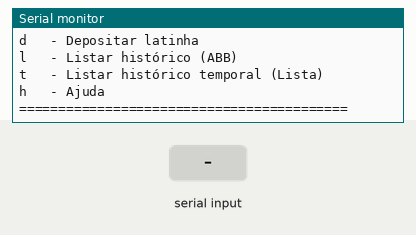
A sketch run on a simulated ESP32. Parts: the last lines printed to the serial monitor. The test bench sets the inputs (shaded band). WiFi joins after 1.5 s; servers stay silent unless stated.

Above: at 4.7 s.
4.8 s: "d" received over Serial
At 6.0 s:
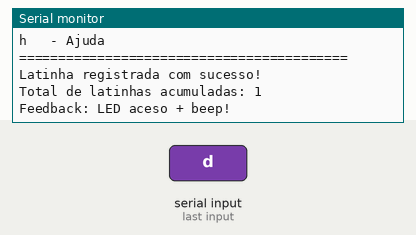
6.3 s: "l" received over Serial
At 7.5 s:
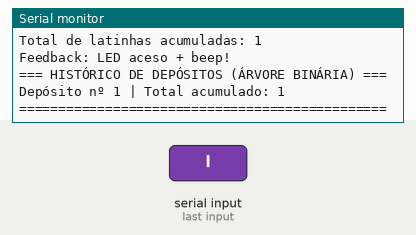
7.8 s: "t" received over Serial
At 9.1 s:
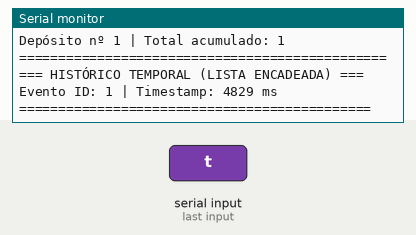

The sketch:

mainTest.ino
```cpp
#include <Arduino.h>
#include <WiFi.h>

/*
Protótipo acadêmico: implementamos uma única lixeira física como prova de conceito na faculdade.
O sistema simula todas as funcionalidades: detecção de latinha pelo sensor, feedback via LED e buzzer,
registro e armazenamento em árvore binária, e envio de dados via Wi-Fi.
Embora apenas uma lixeira tenha sido montada fisicamente, o software é escalável: cada depósito gera um nó na árvore,
e no futuro é possível expandir para múltiplas lixeiras em diferentes locais.
Assim, o protótipo é simples e de baixo custo, mas demonstra como seria aplicado em larga escala em uma cidade inteligente.
*/

// ==============================
// Configuração da rede WiFi
// ==============================
const char* ssid = "Sara Hadassa";     // Nome da rede WiFi
const char* password = "lenovo2025";   // Senha da rede WiFi

// ==============================
// Estrutura da ÁRVORE BINÁRIA (ABB)
// Cada nó representa um "estado" do contador de latinhas
// ==============================
struct EventoNode {
    int id;                   // ID do depósito (sequencial)
    int contadorLatinhas;     // Total acumulado de latinhas até esse depósito
    EventoNode* left;         // Filho esquerdo
    EventoNode* right;        // Filho direito

    // Construtor para inicializar os valores
    EventoNode(int id, int total)
        : id(id), contadorLatinhas(total),
          left(nullptr), right(nullptr) {}
};

// ==============================
// Estrutura da LISTA ENCADEADA
// Cada depósito também é salvo em ordem temporal (com timestamp)
// ==============================
struct Deposito {
    int idEvento;             // ID do depósito
    unsigned long timestamp;  // Momento em que ocorreu (em ms desde que o ESP foi ligado)
    Deposito* next;           // Ponteiro para o próximo depósito

    // Construtor
    Deposito(int id, unsigned long tempo)
        : idEvento(id), timestamp(tempo), next(nullptr) {}
};

// ==============================
// Classe gerenciadora do histórico
// Ela mantém tanto a Árvore Binária quanto a Lista Encadeada
// ==============================
class HistoricoDepositos {
private:
    EventoNode* root;     // Raiz da Árvore Binária
    Deposito* head;       // Cabeça da Lista Encadeada
    int proximoId;        // Próximo ID de depósito
    int totalLatinhas;    // Contador total de latinhas

    // Inserção recursiva na Árvore Binária
    EventoNode* inserirRec(EventoNode* node, int id, int total) {
        if (node == nullptr) {
            return new EventoNode(id, total);
        }
        if (id < node->id) {
            node->left = inserirRec(node->left, id, total);
        } else if (id > node->id) {
            node->right = inserirRec(node->right, id, total);
        }
        return node;
    }

    // Impressão em ordem da Árvore Binária (menor ID → maior ID)
    void inOrderRec(EventoNode* node) {
        if (node != nullptr) {
            inOrderRec(node->left);
            Serial.println("Depósito nº " + String(node->id) +
                           " | Total acumulado: " + String(node->contadorLatinhas));
            inOrderRec(node->right);
        }
    }

public:
    // Construtor inicializa variáveis
    HistoricoDepositos() : root(nullptr), head(nullptr), proximoId(1), totalLatinhas(0) {}

    // Registrar um novo depósito de latinha
    void registrarDeposito() {
        totalLatinhas++;

        // Salvar na Árvore Binária
        root = inserirRec(root, proximoId, totalLatinhas);

        // Salvar na Lista Encadeada (com timestamp)
        Deposito* novo = new Deposito(proximoId, millis());
        if (head == nullptr) {
            head = novo;
        } else {
            Deposito* temp = head;
            while (temp->next != nullptr) {
                temp = temp->next;
            }
            temp->next = novo;
        }

        // Mensagem de confirmação
        Serial.println("\nLatinha registrada com sucesso!");
        Serial.println("Total de latinhas acumuladas: " + String(totalLatinhas));
        proximoId++;
    }

    // Listar eventos pela Árvore Binária (em ordem crescente de ID)
    void listarEventos() {
        if (root == nullptr) {
            Serial.println("\nNenhum depósito registrado ainda.");
            return;
        }
        Serial.println("\n=== HISTÓRICO DE DEPÓSITOS (ÁRVORE BINÁRIA) ===");
        inOrderRec(root);
        Serial.println("===============================================");
    }

    // Listar histórico em ordem temporal (pela Lista Encadeada)
    void listarHistoricoTemporal() {
        if (head == nullptr) {
            Serial.println("\nNenhum depósito registrado ainda.");
            return;
        }
        Serial.println("\n=== HISTÓRICO TEMPORAL (LISTA ENCADEADA) ===");
        Deposito* temp = head;
        while (temp != nullptr) {
            Serial.println("Evento ID: " + String(temp->idEvento) +
                           " | Timestamp: " + String(temp->timestamp) + " ms");
            temp = temp->next;
        }
        Serial.println("=============================================");
    }
};

// Criamos uma instância global para gerenciar o histórico
HistoricoDepositos historico;

// ==============================
// Funções Placeholders (futuro hardware)
// ==============================

// Feedback ao usuário (FUTURO: LED + buzzer)
// Por enquanto, só mostra no Serial
void feedback() {
    Serial.println("Feedback: LED aceso + beep!");
}

// Detecção de latinha (FUTURO: sensor ultrassônico ou indutivo)
// Agora: simulação via comandos no Serial
void detectarLatinha() {
    if (Serial.available() > 0) {
        char comando = Serial.read();
        comando = tolower(comando);  // Aceita maiúsculas/minúsculas

        if (comando == 'd') {        // Depositar latinha
            historico.registrarDeposito();
            feedback();
        }
        else if (comando == 'l') {   // Listar histórico (ABB)
            historico.listarEventos();
        }
        else if (comando == 't') {   // Listar histórico temporal (Lista Encadeada)
            historico.listarHistoricoTemporal();
        }
        else if (comando == 'h') {   // Mostrar ajuda
            Serial.println("\nCOMANDOS DISPONIVEIS:");
            Serial.println("d   - Depositar latinha");
            Serial.println("l   - Listar histórico (ABB)");
            Serial.println("t   - Listar histórico temporal (Lista)");
            Serial.println("h   - Ajuda");
        }
    }
}

// ==============================
// Setup inicial
// ==============================
void setup() {
    Serial.begin(115200);   // Inicia comunicação serial
    delay(2000);

    Serial.println("\n==========================================");
    Serial.println("    SISTEMA DE LIXEIRA INTELIGENTE");
    Serial.println("==========================================");

    // Conexão WiFi
    Serial.println("Conectando ao WiFi: " + String(ssid));
    WiFi.begin(ssid, password);

    int tentativas = 0;
    while (WiFi.status() != WL_CONNECTED && tentativas < 15) {
        delay(500);
        Serial.print(".");
        tentativas++;
    }

    if (WiFi.status() == WL_CONNECTED) {
        Serial.println("\nWiFi Conectado!");
        Serial.print("IP: ");
        Serial.println(WiFi.localIP());
    } else {
        Serial.println("\nFalha no WiFi - Modo Offline");
    }

    // Mostra comandos disponíveis
    Serial.println("\nSistema pronto! Monitorando a Lixeira Central.");
    Serial.println("\nCOMANDOS DISPONIVEIS:");
    Serial.println("d   - Depositar latinha");
    Serial.println("l   - Listar histórico (ABB)");
    Serial.println("t   - Listar histórico temporal (Lista)");
    Serial.println("h   - Ajuda");
    Serial.println("==========================================");
}

// ==============================
// Loop principal
// ==============================
void loop() {
    detectarLatinha();  // Aqui simulamos a entrada da latinha via Serial
    delay(100);         // Pequeno atraso para evitar leitura repetida
}
```

Measured:
- after the input at 4.8 s, the serial monitor: prints a new line at once (image 1)
- after the input at 6.3 s, the serial monitor: prints a new line at once (image 2)
- after the input at 7.8 s, the serial monitor: prints a new line at once (image 3)
